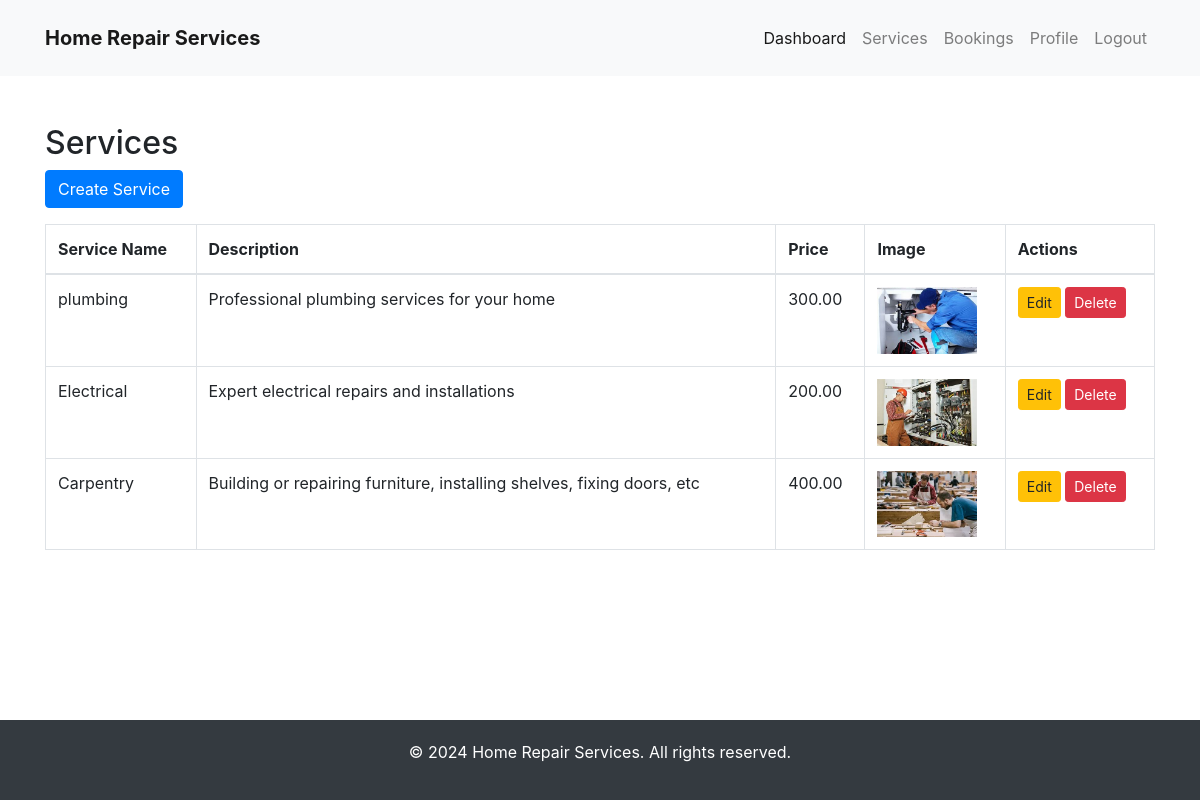
The page /services.php (signed in) on the database its author committed.
### tables this page shows
CREATE TABLE `services` (
  `service_id` int(11) NOT NULL,
  `provider_id` int(11) NOT NULL,
  `category_id` int(11) NOT NULL,
  `service_name` varchar(100) DEFAULT NULL,
  `description` text DEFAULT NULL,
  `price` decimal(10,2) DEFAULT NULL,
  `user_id` int(11) DEFAULT NULL,
  `service_description` text DEFAULT NULL,
  `service_price` decimal(10,2) NOT NULL,
  `service_image` varchar(255) DEFAULT NULL
);

### services.php (the view, shortened to what this page needs)
<?php
require_once "config.php";
$sql = "SELECT * FROM services WHERE user_id = ?";
if ($stmt = $conn->prepare($sql)) {
    $stmt->bind_param("i", $param_user_id);
    if ($stmt->execute()) {
        $result = $stmt->get_result();
        $services = $result->fetch_all(MYSQLI_ASSOC);
    } else {
        $services = [];
    }
}
?>
<!DOCTYPE html>
<html lang="en">
<head>
    <link rel="stylesheet" href="https://maxcdn.bootstrapcdn.com/bootstrap/4.5.2/css/bootstrap.min.css">
    <link rel="stylesheet" href="dashboard.css">
</head>
<body>
    <header>
        <nav class="navbar navbar-expand-lg navbar-light bg-light">
            <div class="container">
                <a class="navbar-brand" href="#">Home Repair Services</a>
                <div class="collapse navbar-collapse" id="navbarSupportedContent">
                    <ul class="navbar-nav ml-auto">
                        <li class="nav-item active">
                            <a class="nav-link" href="dashboard.php">Dashboard <span class="sr-only">(current)</span></a>
                        </li>
                        <li class="nav-item">
                            <a class="nav-link" href="services.php">Services</a>
                        </li>
                        <li class="nav-item">
                            <a class="nav-link" href="bookings.php">Bookings</a>
                        </li>
                        <li class="nav-item">
                            <a class="nav-link" href="profile.php">Profile</a>
                        </li>
                        <li class="nav-item">
                            <a class="nav-link" href="logout.php">Logout</a>
                        </li>
                    </ul>
                </div>
            </div>
        </nav>
    </header>
    <section class="container mt-5">
        <h2>Services</h2>
        <button class="btn btn-primary mb-3" data-toggle="modal" data-target="#createServiceModal">Create Service</button>
        <table class="table table-bordered">
            <thead>
                <tr>
                    <th>Service Name</th>
                    <th>Description</th>
                    <th>Price</th>
                    <th>Image</th>
                    <th>Actions</th>
                </tr>
            </thead>
            <tbody>
                <?php foreach ($services as $service): ?>
                    <tr>
                        <td><?php echo htmlspecialchars($service["service_name"]); ?></td>
                        <td><?php echo htmlspecialchars($service["service_description"]); ?></td>
                        <td><?php echo htmlspecialchars($service["service_price"]); ?></td>
                        <td><img src="<?php echo htmlspecialchars($service["service_image"]); ?>" alt="Service Image" style="max-width: 100px;"></td>
                        <td>
                            <button class="btn btn-warning btn-sm edit-service-btn" data-toggle="modal" data-target="#editServiceModal" data-service-id="<?php echo $service["service_id"]; ?>" data-service-name="<?php echo htmlspecialchars($service["service_name"]); ?>" data-service-description="<?php echo htmlspecialchars($service["service_description"]); ?>" data-service-price="<?php echo htmlspecialchars($service["service_price"]); ?>">Edit</button>
                            <form action="<?php echo htmlspecialchars($_SERVER["PHP_SELF"]); ?>" method="post" style="display: inline;">
                                <button type="submit" name="delete_service" class="btn btn-danger btn-sm">Delete</button>
                            </form>
                        </td>
                    </tr>
                <?php endforeach; ?>
            </tbody>
        </table>
    </section>
     <footer>
        <div class="footer">
            <div class="container">
                <p>&copy; 2024 Home Repair Services. All rights reserved.</p>
            </div>
        </div>
    </footer>
</body>
</html>

### dashboard.css (style rules this page uses)
header { background-color: #f8f9fa; padding: 10px 0; }
.navbar-brand { font-weight: bold; }
.navbar-nav .nav-link { color: #007bff; }
section { margin-top: 20px; }
.footer { background-color: #343a40; color: #ffffff; padding: 20px 0; position: fixed; bottom: 0; width: 100%; text-align: center; }

### rows shown on the page
services: service_name "plumbing", service_description "Professional plumbing services for your home", service_price "300.00", service_image (picture)
services: service_name "Electrical", service_description "Expert electrical repairs and installations", service_price "200.00", service_image (picture)
services: service_name "Carpentry", service_description "Building or repairing furniture, installing shelves, fixing doors, etc", service_price "400.00", service_image (picture)
